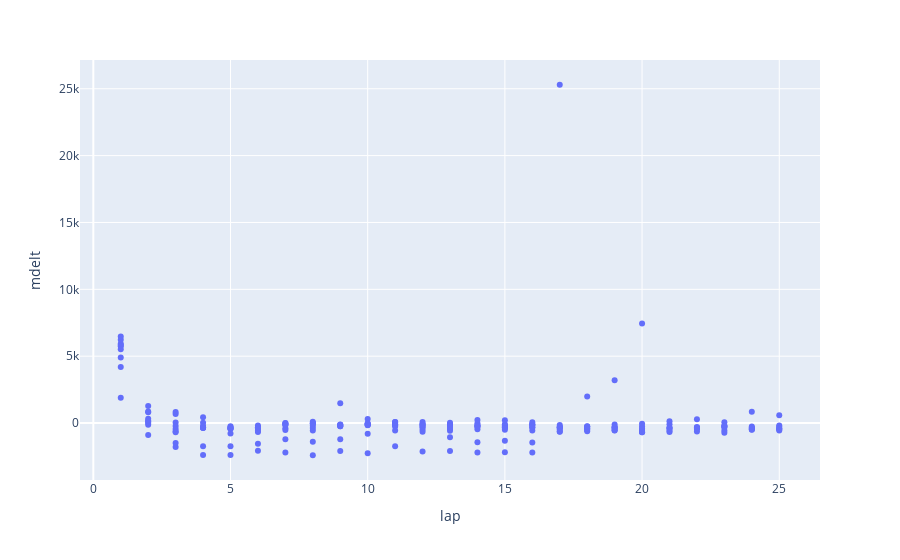

Notebook code cell kept with this figure:
### Code cell
# soft
r1_s1_soft_fig = px.scatter(r1_s1_soft, x="lap", y="mdelt")
r1_s1_soft_fig.show()

### Figure 1 — Plotly figure (JSON) as saved in the notebook; plotly's stock layout.template omitted (floating-point values rounded to 4 significant figures; data arrays with more than 128 entries replaced by an {"elided": "..."} marker saying what was removed)
{"data": [{"hovertemplate": "lap=%{x}<br>mdelt=%{y}<extra></extra>", "legendgroup": "", "marker": {"color": "#636efa", "symbol": "circle"}, "mode": "markers", "name": "", "orientation": "v", "showlegend": false, "type": "scatter", "x": {"elided": "212 int values"}, "xaxis": "x", "y": {"elided": "212 float values"}, "yaxis": "y"}], "layout": {"autosize": true, "legend": {"tracegroupgap": 0}, "margin": {"t": 60}, "xaxis": {"anchor": "y", "autorange": true, "domain": [0, 1], "range": [-0.4556, 26.46], "title": {"text": "lap"}, "type": "linear"}, "yaxis": {"anchor": "x", "autorange": true, "domain": [0, 1], "range": [-4374.0, 27270.0], "title": {"text": "mdelt"}, "type": "linear"}}}
